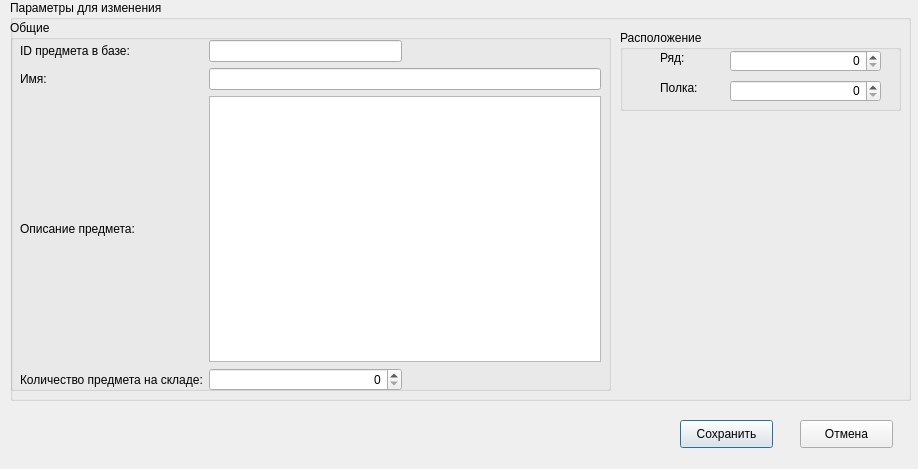
<?xml version="1.0" encoding="UTF-8"?>
<ui version="4.0">
 <class>form_changing_parameters_in_db</class>
 <widget class="QDialog" name="form_changing_parameters_in_db">
  <property name="geometry">
   <rect>
    <x>0</x>
    <y>0</y>
    <width>918</width>
    <height>469</height>
   </rect>
  </property>
  <property name="windowTitle">
   <string>Change values selected item in database</string>
  </property>
  <property name="windowIcon">
   <iconset>
    <normaloff>../ico_gui.png</normaloff>../ico_gui.png</iconset>
  </property>
  <widget class="QGroupBox" name="parameters_combo_box">
   <property name="geometry">
    <rect>
     <x>10</x>
     <y>0</y>
     <width>901</width>
     <height>401</height>
    </rect>
   </property>
   <property name="title">
    <string>Параметры для изменения</string>
   </property>
   <widget class="QGroupBox" name="parameters_item_in_db_combo_box">
    <property name="geometry">
     <rect>
      <x>0</x>
      <y>20</y>
      <width>601</width>
      <height>371</height>
     </rect>
    </property>
    <property name="title">
     <string>Общие</string>
    </property>
    <widget class="QWidget" name="gridLayoutWidget">
     <property name="geometry">
      <rect>
       <x>10</x>
       <y>20</y>
       <width>581</width>
       <height>351</height>
      </rect>
     </property>
     <layout class="QGridLayout" name="gridLayout">
      <item row="1" column="2">
       <spacer name="horizontalSpacer">
        <property name="orientation">
         <enum>Qt::Horizontal</enum>
        </property>
        <property name="sizeHint" stdset="0">
         <size>
          <width>40</width>
          <height>20</height>
         </size>
        </property>
       </spacer>
      </item>
      <item row="4" column="1">
       <widget class="QSpinBox" name="parameters_quantity_item_in_db_spin_box">
        <property name="alignment">
         <set>Qt::AlignRight|Qt::AlignTrailing|Qt::AlignVCenter</set>
        </property>
       </widget>
      </item>
      <item row="1" column="0">
       <widget class="QLabel" name="parameters_id_item_in_db_label">
        <property name="text">
         <string>ID предмета в базе:</string>
        </property>
       </widget>
      </item>
      <item row="3" column="1" colspan="2">
       <widget class="QTextEdit" name="parameters_description_item_in_db_text"/>
      </item>
      <item row="1" column="1">
       <widget class="QLineEdit" name="parameters_id_item_in_db_text">
        <property name="acceptDrops">
         <bool>true</bool>
        </property>
        <property name="frame">
         <bool>true</bool>
        </property>
        <property name="readOnly">
         <bool>true</bool>
        </property>
       </widget>
      </item>
      <item row="2" column="0">
       <widget class="QLabel" name="parameters_name_item_in_db_label">
        <property name="text">
         <string>Имя:</string>
        </property>
        <property name="textFormat">
         <enum>Qt::AutoText</enum>
        </property>
       </widget>
      </item>
      <item row="3" column="0">
       <widget class="QLabel" name="parameters_description_item_in_db_label">
        <property name="text">
         <string>Описание предмета:</string>
        </property>
       </widget>
      </item>
      <item row="4" column="0">
       <widget class="QLabel" name="parameters_quantity_item_in_db_label">
        <property name="text">
         <string>Количество предмета на складе:</string>
        </property>
       </widget>
      </item>
      <item row="2" column="1" colspan="2">
       <widget class="QLineEdit" name="parameters_name_item_in_db_text"/>
      </item>
     </layout>
    </widget>
   </widget>
   <widget class="QGroupBox" name="parameters_location_in_warehouse_combo_box">
    <property name="geometry">
     <rect>
      <x>610</x>
      <y>30</y>
      <width>281</width>
      <height>81</height>
     </rect>
    </property>
    <property name="title">
     <string>Расположение</string>
    </property>
    <widget class="QLabel" name="parameters_shelf_location_in_warehouse_label">
     <property name="geometry">
      <rect>
       <x>40</x>
       <y>50</y>
       <width>55</width>
       <height>16</height>
      </rect>
     </property>
     <property name="text">
      <string>Полка:</string>
     </property>
    </widget>
    <widget class="QLabel" name="parameters_row_location_in_warehouse_label">
     <property name="geometry">
      <rect>
       <x>40</x>
       <y>20</y>
       <width>55</width>
       <height>16</height>
      </rect>
     </property>
     <property name="text">
      <string>Ряд:</string>
     </property>
    </widget>
    <widget class="QSpinBox" name="parameters_row_location_in_warehouse_spin_box">
     <property name="geometry">
      <rect>
       <x>110</x>
       <y>20</y>
       <width>151</width>
       <height>22</height>
      </rect>
     </property>
     <property name="alignment">
      <set>Qt::AlignRight|Qt::AlignTrailing|Qt::AlignVCenter</set>
     </property>
    </widget>
    <widget class="QSpinBox" name="parameters_shelf_location_in_warehouse_spin_box">
     <property name="geometry">
      <rect>
       <x>110</x>
       <y>50</y>
       <width>151</width>
       <height>22</height>
      </rect>
     </property>
     <property name="alignment">
      <set>Qt::AlignRight|Qt::AlignTrailing|Qt::AlignVCenter</set>
     </property>
    </widget>
   </widget>
  </widget>
  <widget class="QPushButton" name="save_button">
   <property name="geometry">
    <rect>
     <x>680</x>
     <y>420</y>
     <width>93</width>
     <height>28</height>
    </rect>
   </property>
   <property name="text">
    <string>Сохранить</string>
   </property>
  </widget>
  <widget class="QPushButton" name="cancel_button">
   <property name="geometry">
    <rect>
     <x>800</x>
     <y>420</y>
     <width>93</width>
     <height>28</height>
    </rect>
   </property>
   <property name="text">
    <string>Отмена</string>
   </property>
  </widget>
 </widget>
 <resources/>
 <connections/>
</ui>
